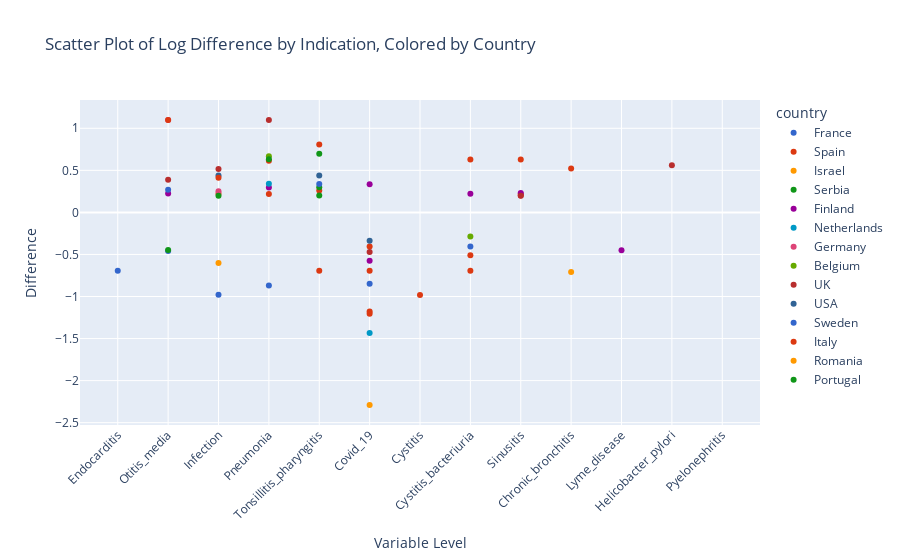

Write notebook code for a chart like this one.
### Code cell
# Indication on index date

import plotly.express as px

# Filter the dataframe
filtered_df = (
    df
    .query("variable_name == 'Indication on index date'")
    .query("set == 'prev'")
)

# Create an interactive scatter plot
fig = px.scatter(
    filtered_df,
    x='variable_level',
    y='log_diff',
    color='country',
    title='Scatter Plot of Log Difference by Indication, Colored by Country',
    labels={
        'variable_level': 'Variable Level',
        'log_diff': 'Difference'
    },
    color_discrete_sequence=px.colors.qualitative.G10
)

# Rotate x-axis labels for better readability
fig.update_layout(
    xaxis_tickangle=-45
)

# Show the plot
fig.show()

### Figure 1 — Plotly figure (JSON) as saved in the notebook; plotly's stock layout.template omitted (floating-point values rounded to 4 significant figures)
{"data": [{"hovertemplate": "country=France<br>Variable Level=%{x}<br>Difference=%{y}<extra></extra>", "legendgroup": "France", "marker": {"color": "#3366CC", "symbol": "circle"}, "mode": "markers", "name": "France", "orientation": "v", "showlegend": true, "type": "scatter", "x": ["Endocarditis", "Otitis_media", "Infection", "Pneumonia", "Tonsillitis_pharyngitis"], "xaxis": "x", "y": [-0.6931, -0.4595, -0.9778, -0.8701, null], "yaxis": "y"}, {"hovertemplate": "country=Spain<br>Variable Level=%{x}<br>Difference=%{y}<extra></extra>", "legendgroup": "Spain", "marker": {"color": "#DC3912", "symbol": "circle"}, "mode": "markers", "name": "Spain", "orientation": "v", "showlegend": true, "type": "scatter", "x": ["Covid_19", "Tonsillitis_pharyngitis", "Cystitis", "Pneumonia", "Covid_19", "Cystitis_bacteriuria", "Sinusitis", "Tonsillitis_pharyngitis", "Covid_19", "Infection", "Chronic_bronchitis", "Covid_19", "Cystitis_bacteriuria", "Pneumonia", "Sinusitis"], "xaxis": "x", "y": [-1.179, -0.6931, -0.9808, 0.2189, -1.204, -0.5108, 0.2183, 0.2591, -0.4055, 0.2218, null, -0.6931, -0.6931, 0.6131, 0.2007], "yaxis": "y"}, {"hovertemplate": "country=Israel<br>Variable Level=%{x}<br>Difference=%{y}<extra></extra>", "legendgroup": "Israel", "marker": {"color": "#FF9900", "symbol": "circle"}, "mode": "markers", "name": "Israel", "orientation": "v", "showlegend": true, "type": "scatter", "x": ["Covid_19", "Covid_19", "Infection"], "xaxis": "x", "y": [null, -2.29, -0.6028], "yaxis": "y"}, {"hovertemplate": "country=Serbia<br>Variable Level=%{x}<br>Difference=%{y}<extra></extra>", "legendgroup": "Serbia", "marker": {"color": "#109618", "symbol": "circle"}, "mode": "markers", "name": "Serbia", "orientation": "v", "showlegend": true, "type": "scatter", "x": ["Otitis_media", "Tonsillitis_pharyngitis", "Cystitis_bacteriuria"], "xaxis": "x", "y": [null, 0.3005, null], "yaxis": "y"}, {"hovertemplate": "country=Finland<br>Variable Level=%{x}<br>Difference=%{y}<extra></extra>", "legendgroup": "Finland", "marker": {"color": "#990099", "symbol": "circle"}, "mode": "markers", "name": "Finland", "orientation": "v", "showlegend": true, "type": "scatter", "x": ["Covid_19", "Otitis_media", "Pneumonia", "Sinusitis", "Lyme_disease", "Cystitis_bacteriuria", "Covid_19"], "xaxis": "x", "y": [-0.5754, 0.2255, 0.295, 0.23, -0.4502, 0.2231, 0.334], "yaxis": "y"}, {"hovertemplate": "country=Netherlands<br>Variable Level=%{x}<br>Difference=%{y}<extra></extra>", "legendgroup": "Netherlands", "marker": {"color": "#0099C6", "symbol": "circle"}, "mode": "markers", "name": "Netherlands", "orientation": "v", "showlegend": true, "type": "scatter", "x": ["Covid_19", "Pneumonia"], "xaxis": "x", "y": [-1.435, 0.3395], "yaxis": "y"}, {"hovertemplate": "country=Germany<br>Variable Level=%{x}<br>Difference=%{y}<extra></extra>", "legendgroup": "Germany", "marker": {"color": "#DD4477", "symbol": "circle"}, "mode": "markers", "name": "Germany", "orientation": "v", "showlegend": true, "type": "scatter", "x": ["Covid_19", "Helicobacter_pylori", "Otitis_media", "Tonsillitis_pharyngitis", "Infection"], "xaxis": "x", "y": [null, null, 1.099, null, 0.2503], "yaxis": "y"}, {"hovertemplate": "country=Belgium<br>Variable Level=%{x}<br>Difference=%{y}<extra></extra>", "legendgroup": "Belgium", "marker": {"color": "#66AA00", "symbol": "circle"}, "mode": "markers", "name": "Belgium", "orientation": "v", "showlegend": true, "type": "scatter", "x": ["Covid_19", "Otitis_media", "Pneumonia", "Pyelonephritis", "Tonsillitis_pharyngitis", "Infection", "Cystitis_bacteriuria", "Pneumonia", "Infection", "Pneumonia"], "xaxis": "x", "y": [null, null, null, null, null, null, -0.2877, 0.669, null, null], "yaxis": "y"}, {"hovertemplate": "country=UK<br>Variable Level=%{x}<br>Difference=%{y}<extra></extra>", "legendgroup": "UK", "marker": {"color": "#B82E2E", "symbol": "circle"}, "mode": "markers", "name": "UK", "orientation": "v", "showlegend": true, "type": "scatter", "x": ["Covid_19", "Helicobacter_pylori", "Infection", "Otitis_media", "Pneumonia", "Sinusitis"], "xaxis": "x", "y": [-0.47, 0.5596, 0.5157, 0.3891, 1.099, 0.1978], "yaxis": "y"}, {"hovertemplate": "country=USA<br>Variable Level=%{x}<br>Difference=%{y}<extra></extra>", "legendgroup": "USA", "marker": {"color": "#316395", "symbol": "circle"}, "mode": "markers", "name": "USA", "orientation": "v", "showlegend": true, "type": "scatter", "x": ["Covid_19", "Infection", "Tonsillitis_pharyngitis"], "xaxis": "x", "y": [-0.3365, 0.4377, 0.4385], "yaxis": "y"}, {"hovertemplate": "country=Sweden<br>Variable Level=%{x}<br>Difference=%{y}<extra></extra>", "legendgroup": "Sweden", "marker": {"color": "#3366CC", "symbol": "circle"}, "mode": "markers", "name": "Sweden", "orientation": "v", "showlegend": true, "type": "scatter", "x": ["Covid_19", "Cystitis_bacteriuria", "Otitis_media", "Tonsillitis_pharyngitis"], "xaxis": "x", "y": [-0.8473, -0.4055, 0.2683, 0.3365], "yaxis": "y"}, {"hovertemplate": "country=Italy<br>Variable Level=%{x}<br>Difference=%{y}<extra></extra>", "legendgroup": "Italy", "marker": {"color": "#DC3912", "symbol": "circle"}, "mode": "markers", "name": "Italy", "orientation": "v", "showlegend": true, "type": "scatter", "x": ["Chronic_bronchitis", "Cystitis_bacteriuria", "Infection", "Otitis_media", "Sinusitis", "Tonsillitis_pharyngitis"], "xaxis": "x", "y": [0.5232, 0.6286, 0.413, 1.099, 0.6286, 0.8082], "yaxis": "y"}, {"hovertemplate": "country=Romania<br>Variable Level=%{x}<br>Difference=%{y}<extra></extra>", "legendgroup": "Romania", "marker": {"color": "#FF9900", "symbol": "circle"}, "mode": "markers", "name": "Romania", "orientation": "v", "showlegend": true, "type": "scatter", "x": ["Chronic_bronchitis"], "xaxis": "x", "y": [-0.7082], "yaxis": "y"}, {"hovertemplate": "country=Portugal<br>Variable Level=%{x}<br>Difference=%{y}<extra></extra>", "legendgroup": "Portugal", "marker": {"color": "#109618", "symbol": "circle"}, "mode": "markers", "name": "Portugal", "orientation": "v", "showlegend": true, "type": "scatter", "x": ["Otitis_media", "Pneumonia", "Tonsillitis_pharyngitis", "Infection", "Tonsillitis_pharyngitis"], "xaxis": "x", "y": [-0.4457, 0.6327, 0.2012, 0.1992, 0.6959], "yaxis": "y"}], "layout": {"legend": {"title": {"text": "country"}, "tracegroupgap": 0}, "title": {"text": "Scatter Plot of Log Difference by Indication, Colored by Country"}, "xaxis": {"anchor": "y", "domain": [0, 1], "tickangle": -45, "title": {"text": "Variable Level"}}, "yaxis": {"anchor": "x", "domain": [0, 1], "title": {"text": "Difference"}}}}
